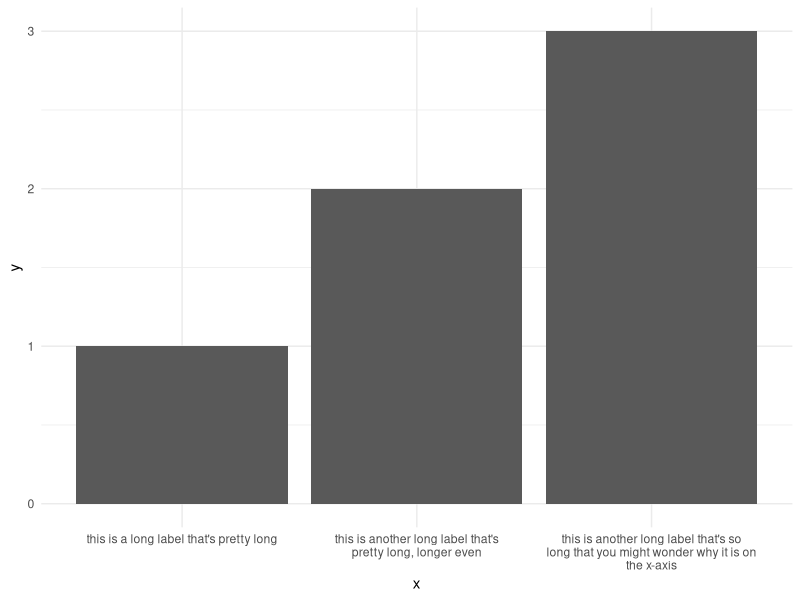
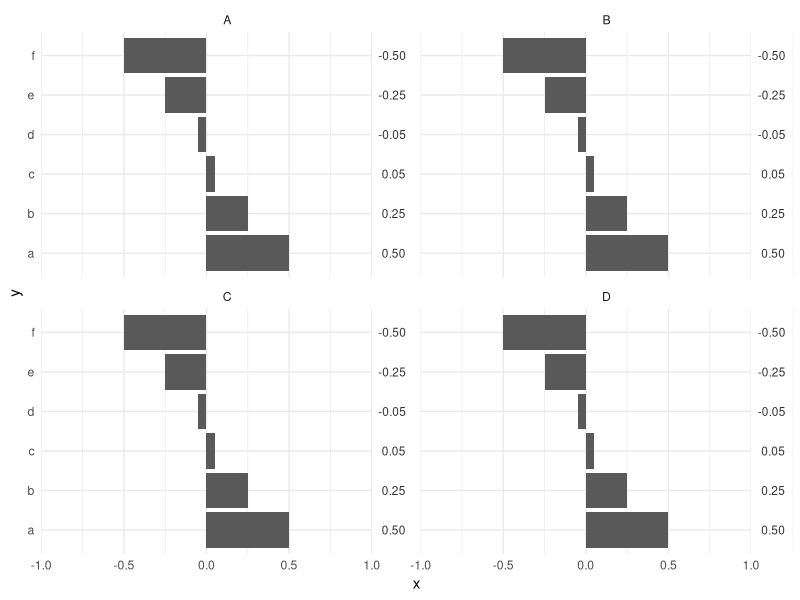

Here is the R script that generated these plots, in order:
## ---- chunk 1
#| label: setup
#| message: false

# Load required packages
library(tidyverse)
library(scales)
## ---- chunk 2
#| label: long-labels
data <- tibble(
  x = c(
    "this is a long label that's pretty long",
    "this is another long label that's pretty long, longer even",
    "this is another long label that's so long that you might
      wonder why it is on the x-axis"
  ),
  y = 1:3
)

ggplot(data, aes(x = x, y = y)) +
  geom_col() +
  scale_x_discrete(labels = label_wrap(40)) +
  theme_minimal()
## ---- chunk 3
#| label: labels-next-to-plot
data <- tibble(
  x = rep(c(.5, .25, .05, -.05, -.25, -.5), 4),
  y = rep(c("a", "b", "c", "d", "e", "f"), 4),
  facet = rep(c("A", "B", "C", "D"), each = 6)
)

ggplot(data, aes(x = x, y = y)) +
  geom_col() +
  facet_wrap(~ facet) +
  geom_rect(
    aes(xmin = 1, xmax = Inf, ymin = -Inf, ymax = Inf), 
    fill = "white"
  ) +
  geom_text(
    aes(x = 1.125, y = y, label = format(round(x, 2), nsmall = 2)), 
    size = 3,
    alpha = .8,
    hjust = .5
  ) +
  scale_x_continuous(
    limits = c(-1, 1.25), 
    expand = expansion(mult = c(0, 0))
  ) +
  theme_minimal()
